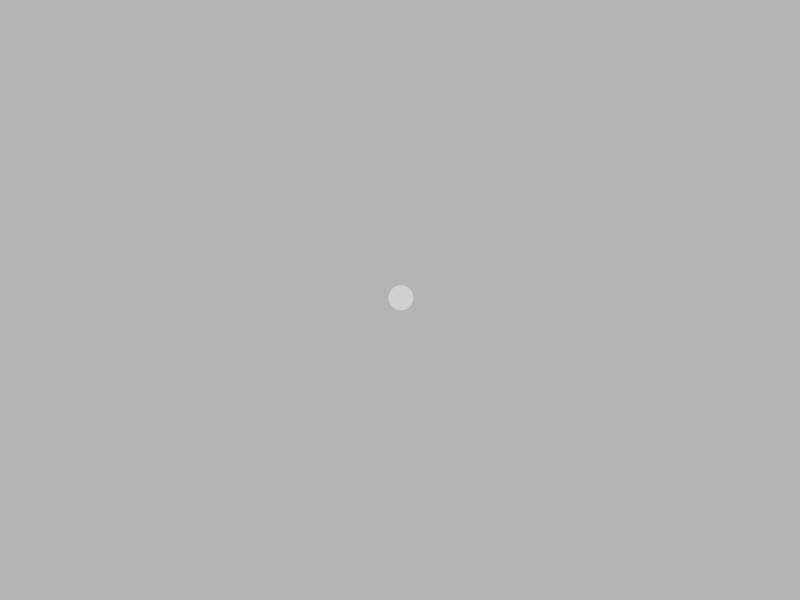
Frame 1 (no input)
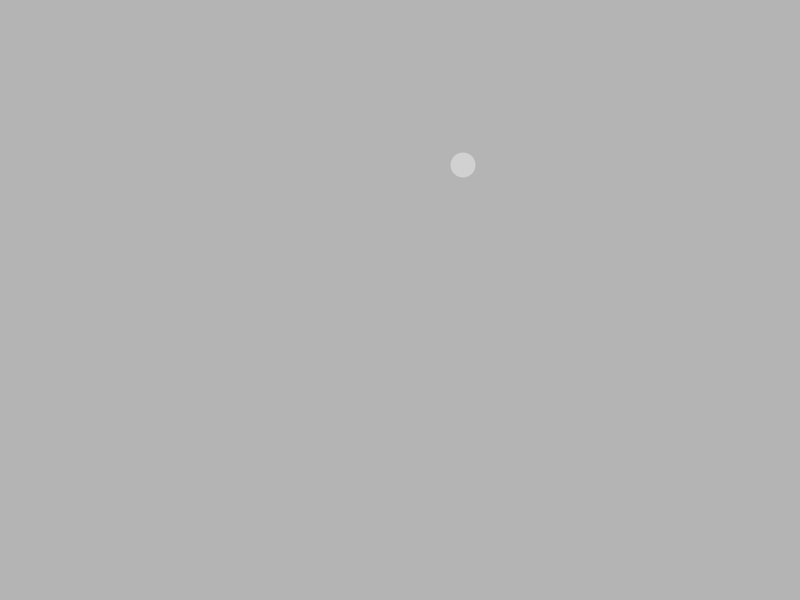
Frame 60 (the mouse pressed at the canvas centre just before this capture)
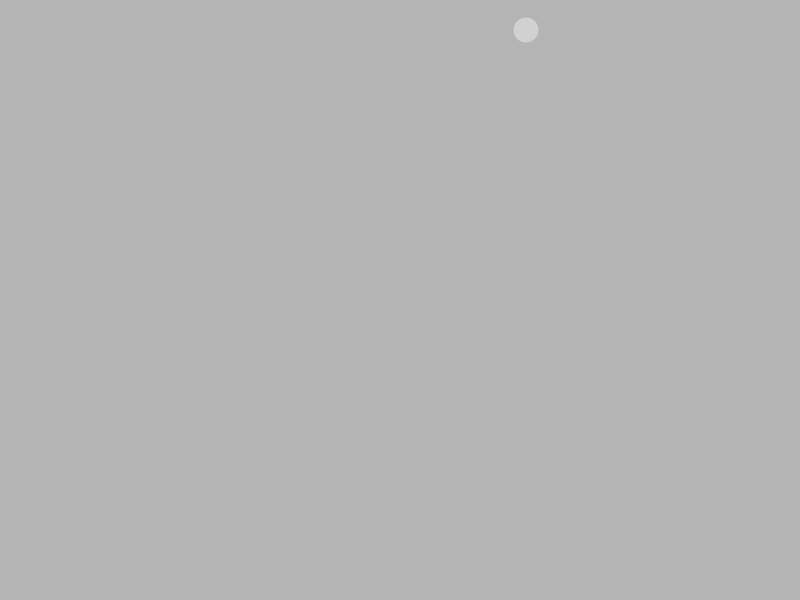
Frame 120 (the mouse held since frame 60 and released just before this capture)

The Processing sketch that drew these frames (run headless with seeded random() and noise(); from frame 60 on, the mouse is pressed at the canvas centre):

// Processing sketch: sketch_2_01
// ── sketch_2_01.pde

Mover mov;

void setup() {

  size (800, 600);

  PVector initLoc = new PVector(width/2, height/2);
  PVector initAcc = new PVector(1.05, -2.25);
  mov = new Mover (initLoc, initAcc);
}


void draw() {

  background(180);

  mov.update();
  mov.draw();
}



class Mover {

  PVector loc, vel;

  Mover(PVector loc, PVector vel) {
    this.loc = loc;
    this.vel = vel;
  } 

  void update() {  
    loc.add(vel);  
    if (loc.x < 0 || loc.x> width) {
      vel.x = -vel.x;
    }
    if (loc.y<0 || loc.y > height) {
      vel.y = -vel.y;
    }
  }

  void draw() {
    pushStyle();
    noStroke();
    fill(255, 100);
    ellipse(loc.x, loc.y, 25, 25);
  }
  
}
